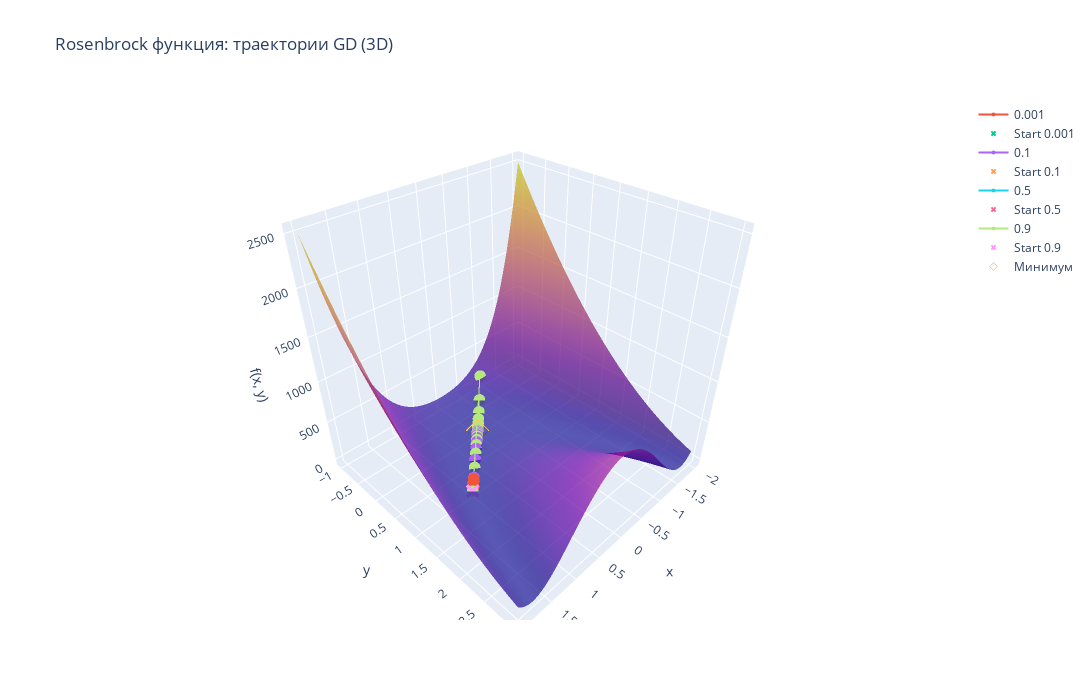
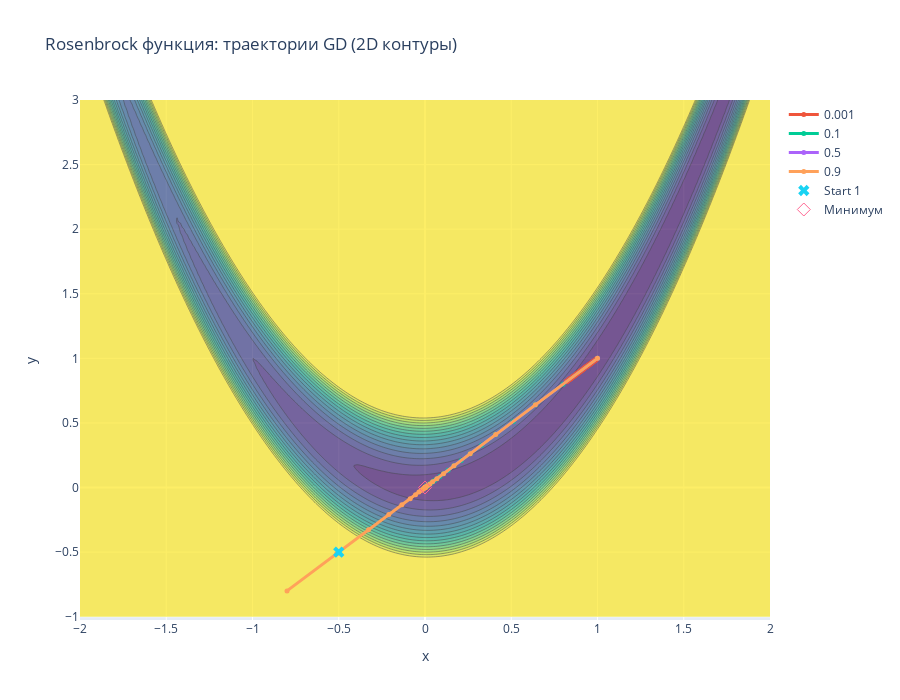

Write notebook code for charts like these, in order.
### Code cell
plot_gd_3d(
    x_range=x_range,
    y_range=y_range,
    Z=Z,
    loss_fn=rosenbrock_loss,
    history_dict=results_lr_quadr,
    title="Rosenbrock функция: траектории GD (3D)",
    min_point=(0.0, 0.0)
)

plot_gd_2d(
    x_range=x_range,
    y_range=y_range,
    Z=Z,
    history_dict=results_lr_quadr,
    title="Rosenbrock функция: траектории GD (2D контуры)",
    start_points=[initial_point],
    min_point=(0.0, 0.0),
    contour_kwargs=dict(
        colorscale='Viridis',
        showscale=False,
        contours=dict(start=0, end=30, size=2),
        opacity=0.7
    )
)
